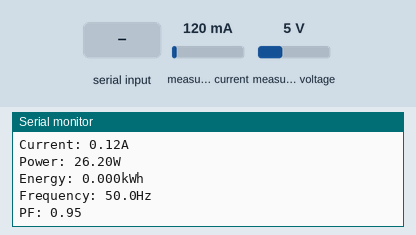
The sketch below on a simulated ESP32. Shown: the last lines printed to the serial monitor. Inputs (shaded band) come from the test bench; at power-on: measured current 120 mA, measured voltage 5 V. The modem accepts every AT command (registered, SIM ready, sends succeed) and sends nothing else.

Above: at 8.2 s.
8.3 s: "1" received over the second serial link
12.6 s: measured current set to 40 mA
At 14.3 s:
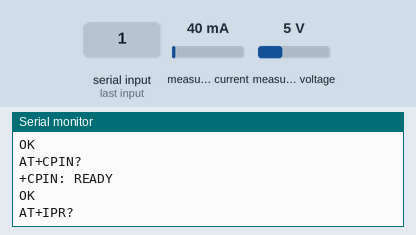
14.7 s: measured voltage set to 0.3 V
At 16.0 s:
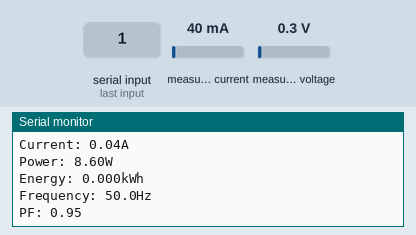

The sketch:

PZEMHardSerial.ino
```cpp
#include <PZEM004Tv30.h>
PZEM004Tv30 pzem(&Serial2);
#define RXD2 18
#define TXD2 16

#define TXD1 14
#define RXD1 13
#define RST 19

void setup() {
  pinMode(RST, OUTPUT);
  Serial.begin(115200);
  Serial2.begin(9600, SERIAL_8N1, RXD2, TXD2);
  Serial1.begin(19200, SERIAL_8N1, RXD1, TXD1);
  rst_sim7000();
}

void loop() {
    baca_pzem();
    Serial.println(test_at("AT"));
    Serial.println(test_at("AT+CPIN?"));
    Serial.println(test_at("AT+IPR?"));
}

void baca_pzem(){
    Serial.println("baca pzem");
    float voltage = pzem.voltage();
    float current = pzem.current();
    float power = pzem.power();
    float energy = pzem.energy();
    float frequency = pzem.frequency();
    float pf = pzem.pf();
    Serial.print("Voltage: "); Serial.print(voltage); Serial.println("V");
    Serial.print("Current: "); Serial.print(current); Serial.println("A");
    Serial.print("Power: "); Serial.print(power); Serial.println("W");
    Serial.print("Energy: "); Serial.print(energy,3); Serial.println("kWh");
    Serial.print("Frequency: "); Serial.print(frequency, 1); Serial.println("Hz");
    Serial.print("PF: "); Serial.println(pf);
    Serial.println();
    delay(2000);
}

String test_at(String cmd){
    String bufAT, resAT;
    Serial.println(cmd);
    Serial1.println(cmd);delay(100);
    while(Serial1.available()>0){
      bufAT = Serial1.readString();
    }
    resAT = bufAT; bufAT = "";
    delay(1000);
    return resAT;
}

void rst_sim7000(){
  Serial.println("rst sim7000");
  digitalWrite(RST, HIGH);
  delay(1000);
  digitalWrite(RST, LOW);
  delay(1000);
  digitalWrite(RST, HIGH);
  delay(5000);
}
```

Measured:
- after the input at 14.7 s, the serial monitor: prints a new line after 0.74 s (image 2)
